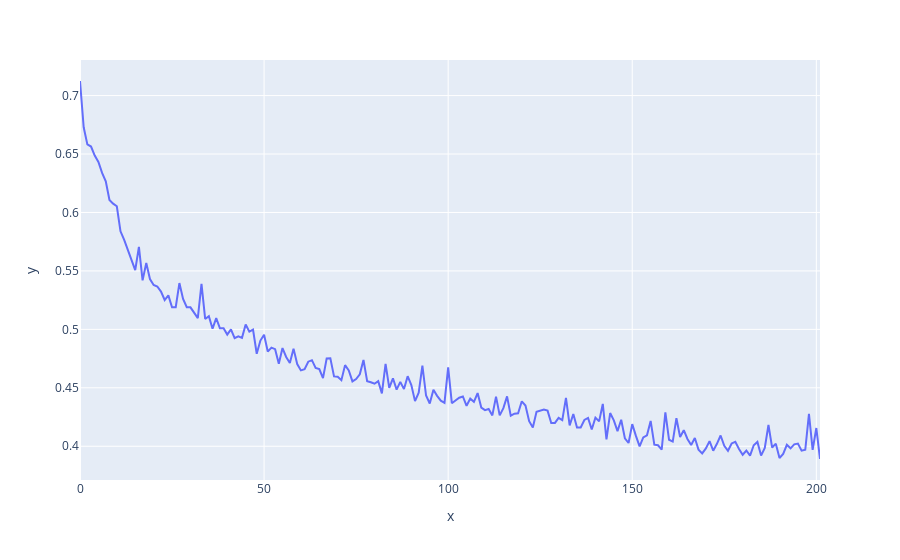

Notebook cell for this chart:
### Markdown cell above
# Train the model

### Code cell
def loss_fn(_, log_prob):
    return -tf.reduce_mean(log_prob)

model.compile(optimizer=tfk.optimizers.Adam(), loss=loss_fn)

os.makedirs('test', exist_ok=True)
model.save_to_json('test/{}_best_model.json'.format(model.model_name))

callbacks = []
callbacks.append(tfk.callbacks.TerminateOnNaN())
callbacks.append(tfk.callbacks.ModelCheckpoint('test/{}_best_model.h5'.format(model.model_name), 
                                               monitor='val_loss', mode='min', verbose=0, save_best_only=True, save_weights_only=True))
callbacks.append(tfk.callbacks.History())
callbacks.append(tfk.callbacks.EarlyStopping(monitor='loss', patience=30))

steps_per_epoch = int(np.ceil(len(data_loader.train_y) / batch_size))
with elapsed_timer("training"):
    history = model.fit(x=train_dataset, validation_data=val_dataset,verbose=0, epochs=max_epochs, steps_per_epoch=steps_per_epoch, callbacks=callbacks)

px.line(x=history.epoch,y=history.history['val_loss'])

### Figure 1 — Plotly figure (JSON) as saved in the notebook; plotly's stock layout.template omitted (floating-point values rounded to 4 significant figures; data arrays with more than 128 entries replaced by an {"elided": "..."} marker saying what was removed)
{"data": [{"hoverlabel": {"namelength": 0}, "hovertemplate": "x=%{x}<br>y=%{y}", "legendgroup": "", "line": {"color": "#636efa", "dash": "solid"}, "mode": "lines", "name": "", "showlegend": false, "type": "scatter", "x": {"elided": "202 int values"}, "xaxis": "x", "y": {"elided": "202 float values"}, "yaxis": "y"}], "layout": {"autosize": true, "legend": {"tracegroupgap": 0}, "margin": {"t": 60}, "xaxis": {"anchor": "y", "autorange": true, "domain": [0, 1], "range": [0, 201], "title": {"text": "x"}, "type": "linear"}, "yaxis": {"anchor": "x", "autorange": true, "domain": [0, 1], "range": [0.3711, 0.7304], "title": {"text": "y"}, "type": "linear"}}}
